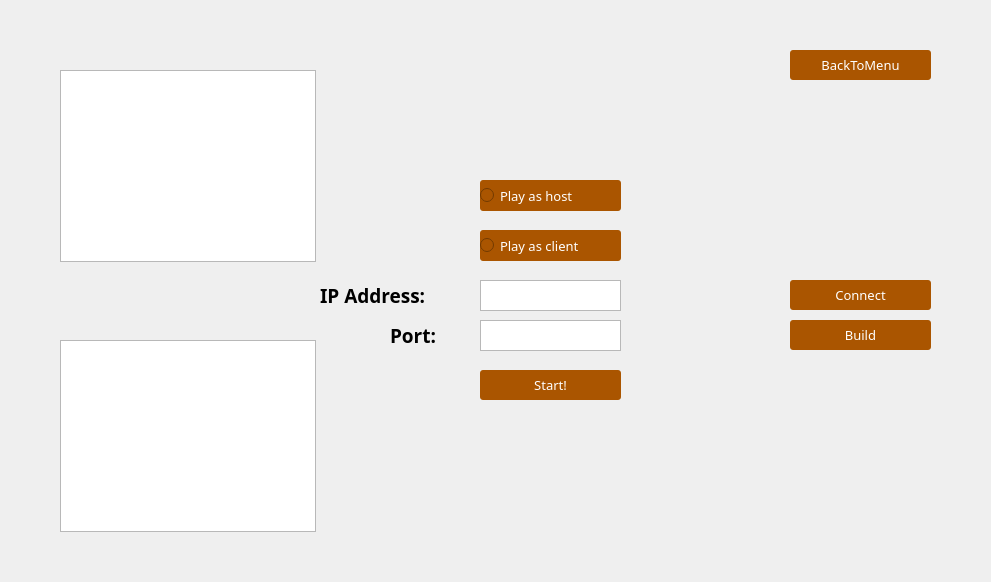
<?xml version="1.0" encoding="UTF-8"?>
<ui version="4.0">
 <class>Multi</class>
 <widget class="QWidget" name="Multi">
  <property name="geometry">
   <rect>
    <x>0</x>
    <y>0</y>
    <width>991</width>
    <height>582</height>
   </rect>
  </property>
  <property name="windowTitle">
   <string>Form</string>
  </property>
  <widget class="QTextBrowser" name="textBrowser1">
   <property name="geometry">
    <rect>
     <x>60</x>
     <y>70</y>
     <width>256</width>
     <height>192</height>
    </rect>
   </property>
  </widget>
  <widget class="QLabel" name="IPPort">
   <property name="geometry">
    <rect>
     <x>390</x>
     <y>320</y>
     <width>71</width>
     <height>30</height>
    </rect>
   </property>
   <property name="font">
    <font>
     <family>Rockwell</family>
     <pointsize>14</pointsize>
     <weight>75</weight>
     <bold>true</bold>
    </font>
   </property>
   <property name="styleSheet">
    <string notr="true"/>
   </property>
   <property name="text">
    <string>Port:</string>
   </property>
  </widget>
  <widget class="QPushButton" name="pushButtonBackToMenu">
   <property name="geometry">
    <rect>
     <x>790</x>
     <y>50</y>
     <width>141</width>
     <height>30</height>
    </rect>
   </property>
   <property name="font">
    <font>
     <family>微软雅黑</family>
     <pointsize>10</pointsize>
    </font>
   </property>
   <property name="styleSheet">
    <string notr="true">QPushButton { background-color: rgb(170, 85, 0); border-radius: 3px; color: rgb(255, 255, 255); } QPushButton:hover { background-color: rgb(0, 170, 255); }</string>
   </property>
   <property name="text">
    <string>BackToMenu</string>
   </property>
  </widget>
  <widget class="QLabel" name="labelIP">
   <property name="geometry">
    <rect>
     <x>320</x>
     <y>280</y>
     <width>131</width>
     <height>30</height>
    </rect>
   </property>
   <property name="font">
    <font>
     <family>Rockwell</family>
     <pointsize>14</pointsize>
     <weight>75</weight>
     <bold>true</bold>
    </font>
   </property>
   <property name="styleSheet">
    <string notr="true"/>
   </property>
   <property name="text">
    <string>IP Address:</string>
   </property>
  </widget>
  <widget class="QRadioButton" name="ClientButton">
   <property name="geometry">
    <rect>
     <x>480</x>
     <y>230</y>
     <width>141</width>
     <height>31</height>
    </rect>
   </property>
   <property name="font">
    <font>
     <family>微软雅黑</family>
     <pointsize>10</pointsize>
    </font>
   </property>
   <property name="contextMenuPolicy">
    <enum>Qt::DefaultContextMenu</enum>
   </property>
   <property name="styleSheet">
    <string notr="true">QRadioButton { background-color: rgb(170, 85, 0); border-radius: 3px; color: rgb(255, 255, 255); }
QRadioButton:hover { background-color: rgb(0, 170, 255); }</string>
   </property>
   <property name="text">
    <string>Play as client</string>
   </property>
  </widget>
  <widget class="QPushButton" name="pushButtonStart">
   <property name="geometry">
    <rect>
     <x>480</x>
     <y>370</y>
     <width>141</width>
     <height>30</height>
    </rect>
   </property>
   <property name="font">
    <font>
     <family>微软雅黑</family>
     <pointsize>10</pointsize>
    </font>
   </property>
   <property name="styleSheet">
    <string notr="true">QPushButton { background-color: rgb(170, 85, 0); border-radius: 3px; color: rgb(255, 255, 255); } QPushButton:hover { background-color: rgb(0, 170, 255); } QPushButton:disabled { background-color: rgb(170, 170, 170); }</string>
   </property>
   <property name="text">
    <string>Start!</string>
   </property>
  </widget>
  <widget class="QPushButton" name="pushButtonBuild">
   <property name="geometry">
    <rect>
     <x>790</x>
     <y>320</y>
     <width>141</width>
     <height>30</height>
    </rect>
   </property>
   <property name="font">
    <font>
     <family>微软雅黑</family>
     <pointsize>10</pointsize>
    </font>
   </property>
   <property name="styleSheet">
    <string notr="true">QPushButton { background-color: rgb(170, 85, 0); border-radius: 3px; color: rgb(255, 255, 255); } QPushButton:hover { background-color: rgb(0, 170, 255); } QPushButton:disabled { background-color: rgb(170, 170, 170); }</string>
   </property>
   <property name="text">
    <string>Build</string>
   </property>
  </widget>
  <widget class="QPushButton" name="pushButtonConnect">
   <property name="geometry">
    <rect>
     <x>790</x>
     <y>280</y>
     <width>141</width>
     <height>30</height>
    </rect>
   </property>
   <property name="font">
    <font>
     <family>微软雅黑</family>
     <pointsize>10</pointsize>
    </font>
   </property>
   <property name="styleSheet">
    <string notr="true">QPushButton { background-color: rgb(170, 85, 0); border-radius: 3px; color: rgb(255, 255, 255); } QPushButton:hover { background-color: rgb(0, 170, 255); } QPushButton:disabled { background-color: rgb(170, 170, 170); }</string>
   </property>
   <property name="text">
    <string>Connect</string>
   </property>
  </widget>
  <widget class="QTextEdit" name="textEditPort">
   <property name="geometry">
    <rect>
     <x>480</x>
     <y>320</y>
     <width>141</width>
     <height>31</height>
    </rect>
   </property>
  </widget>
  <widget class="QRadioButton" name="HostButton">
   <property name="geometry">
    <rect>
     <x>480</x>
     <y>180</y>
     <width>141</width>
     <height>31</height>
    </rect>
   </property>
   <property name="font">
    <font>
     <family>微软雅黑</family>
     <pointsize>10</pointsize>
    </font>
   </property>
   <property name="layoutDirection">
    <enum>Qt::LeftToRight</enum>
   </property>
   <property name="autoFillBackground">
    <bool>false</bool>
   </property>
   <property name="styleSheet">
    <string notr="true">QRadioButton { background-color: rgb(170, 85, 0); border-radius: 3px; color: rgb(255, 255, 255); }
QRadioButton:hover { background-color: rgb(0, 170, 255); }</string>
   </property>
   <property name="text">
    <string>Play as host</string>
   </property>
  </widget>
  <widget class="QTextBrowser" name="textBrowser2">
   <property name="geometry">
    <rect>
     <x>60</x>
     <y>340</y>
     <width>256</width>
     <height>192</height>
    </rect>
   </property>
  </widget>
  <widget class="QTextEdit" name="textEditIP">
   <property name="geometry">
    <rect>
     <x>480</x>
     <y>280</y>
     <width>141</width>
     <height>31</height>
    </rect>
   </property>
  </widget>
 </widget>
 <resources/>
 <connections/>
</ui>
